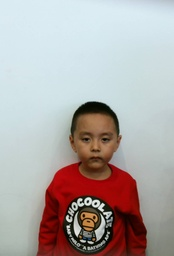
#> input picture faceFeature/img/41.jpg, 174 x 256 px, shrunk from 1037 x 1523 before the run, found by its file name
$ python GuanssSkinModel.py
#> lines starting #> are read from the running program, lines starting #| are printed output that depends on the picture
#> further down, img is the input picture: shape (256, 174, 3); mean B, G, R 167.4, 168.9, 176.1
import cv2
import numpy as np

def P(img,u,s):
    result = np.zeros((img.shape[0],img.shape[1]))
    img = cv2.cvtColor(img,cv2.COLOR_BGR2YCrCb)
#> img: shape (256, 174, 3); mean of channels 0, 1, 2 170.9, 131.7, 126
    sp = img.shape
#> sp = (256, 174, 3)
    for i in range(sp[0]):
        for j in range(sp[1]):
            x = np.array([[img[i,j,2]],[img[i,j,1]]])
            x = np.matrix(x)
            result[i, j]=np.exp(-0.5*(x-u).T*s.I*(x-u))
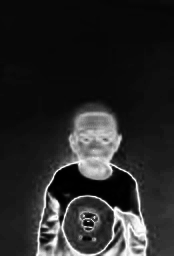
#> result: shape (256, 174) float64; min 0.000703, max 0.999, mean 0.157
    cv2.imshow("fdfd",result)

if __name__ == '__main__':
    u = np.array([[117.4361],[156.5599]])
    u = np.matrix(u)
    s = np.array([[160.1301,12.1430],[12.1430,299.4574]])
    s = np.matrix(s)
    img = cv2.imread("skeleton/41.jpg")
    P(img,u,s)
    print(type(u))
    cv2.waitKey(0)

$ run again, with faceFeature/img/1.jpg copied over faceFeature/img/41.jpg
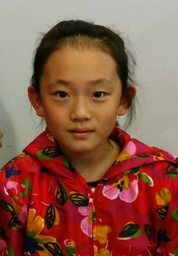
#> input picture faceFeature/img/1.jpg, 178 x 256 px, shrunk from 671 x 967 before the run, found by its file name
#> img is the input picture: shape (256, 178, 3); mean B, G, R 72.6, 89.9, 138.2
#> img: shape (256, 178, 3); mean of channels 0, 1, 2 102.4, 153.6, 111.2
#> after the loop in P, `for i in range(sp[0]):`:
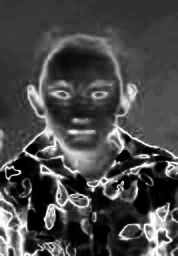
#> result: shape (256, 178) float64; min 1.37e-06, max 0.999, mean 0.285

$ run again, with faceFeature/img/10.jpg copied over faceFeature/img/41.jpg
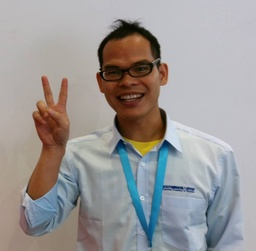
#> input picture faceFeature/img/10.jpg, 256 x 251 px, shrunk from 1139 x 1115 before the run, found by its file name
#> img is the input picture: shape (251, 256, 3); mean B, G, R 151.2, 151.9, 155.3
#> img: shape (251, 256, 3); mean of channels 0, 1, 2 152.8, 129.7, 127.1
#> after the loop in P, `for i in range(sp[0]):`:
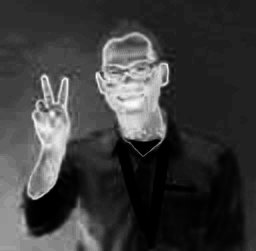
#> result: shape (251, 256) float64; min 5.64e-11, max 0.981, mean 0.238

$ run again, with faceFeature/img/103.jpg copied over faceFeature/img/41.jpg
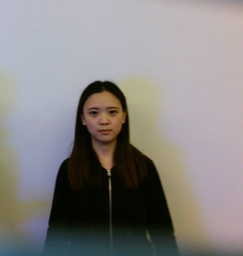
#> input picture faceFeature/img/103.jpg, 243 x 256 px, shrunk from 1569 x 1652 before the run, found by its file name
#> img is the input picture: shape (256, 243, 3); mean B, G, R 132.7, 133.6, 136.9
#> img: shape (256, 243, 3); mean of channels 0, 1, 2 134.5, 129.7, 127
#> after the loop in P, `for i in range(sp[0]):`:
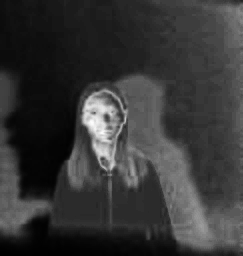
#> result: shape (256, 243) float64; min 0.000729, max 0.995, mean 0.216
